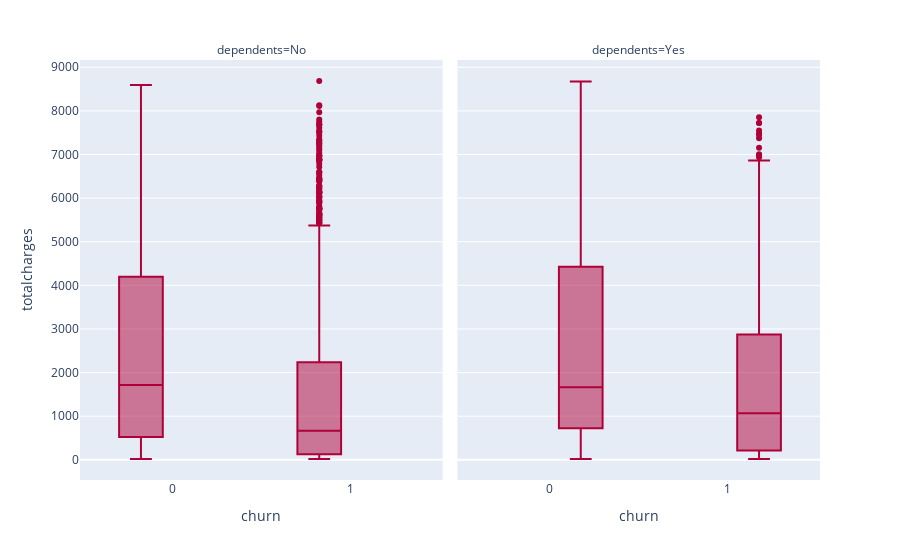

Here is the notebook cell this chart was saved with:
### Code cell
px.box(data_frame=df,y="totalcharges",x="churn",facet_col="dependents",color_discrete_sequence=px.colors.qualitative.Dark24_r)

### Figure 1 — Plotly figure (JSON) as saved in the notebook; plotly's stock layout.template omitted (floating-point values rounded to 4 significant figures; data arrays with more than 128 entries replaced by an {"elided": "..."} marker saying what was removed)
{"data": [{"alignmentgroup": "True", "hovertemplate": "dependents=No<br>churn=%{x}<br>totalcharges=%{y}<extra></extra>", "legendgroup": "", "marker": {"color": "#AF0038"}, "name": "", "notched": false, "offsetgroup": "", "orientation": "v", "showlegend": false, "type": "box", "x": {"elided": "4911 int values"}, "x0": " ", "xaxis": "x", "y": {"elided": "4911 float values"}, "y0": " ", "yaxis": "y"}, {"alignmentgroup": "True", "hovertemplate": "dependents=Yes<br>churn=%{x}<br>totalcharges=%{y}<extra></extra>", "legendgroup": "", "marker": {"color": "#AF0038"}, "name": "", "notched": false, "offsetgroup": "", "orientation": "v", "showlegend": false, "type": "box", "x": {"elided": "2110 int values"}, "x0": " ", "xaxis": "x2", "y": {"elided": "2110 float values"}, "y0": " ", "yaxis": "y2"}], "layout": {"annotations": [{"font": {}, "showarrow": false, "text": "dependents=No", "x": 0.245, "xanchor": "center", "xref": "paper", "y": 1, "yanchor": "bottom", "yref": "paper"}, {"font": {}, "showarrow": false, "text": "dependents=Yes", "x": 0.755, "xanchor": "center", "xref": "paper", "y": 1, "yanchor": "bottom", "yref": "paper"}], "boxmode": "group", "legend": {"tracegroupgap": 0}, "margin": {"t": 60}, "xaxis": {"anchor": "y", "domain": [0, 0.49], "title": {"text": "churn"}}, "xaxis2": {"anchor": "y2", "domain": [0.51, 1], "matches": "x", "title": {"text": "churn"}}, "yaxis": {"anchor": "x", "domain": [0, 1], "title": {"text": "totalcharges"}}, "yaxis2": {"anchor": "x2", "domain": [0, 1], "matches": "y", "showticklabels": false}}}
